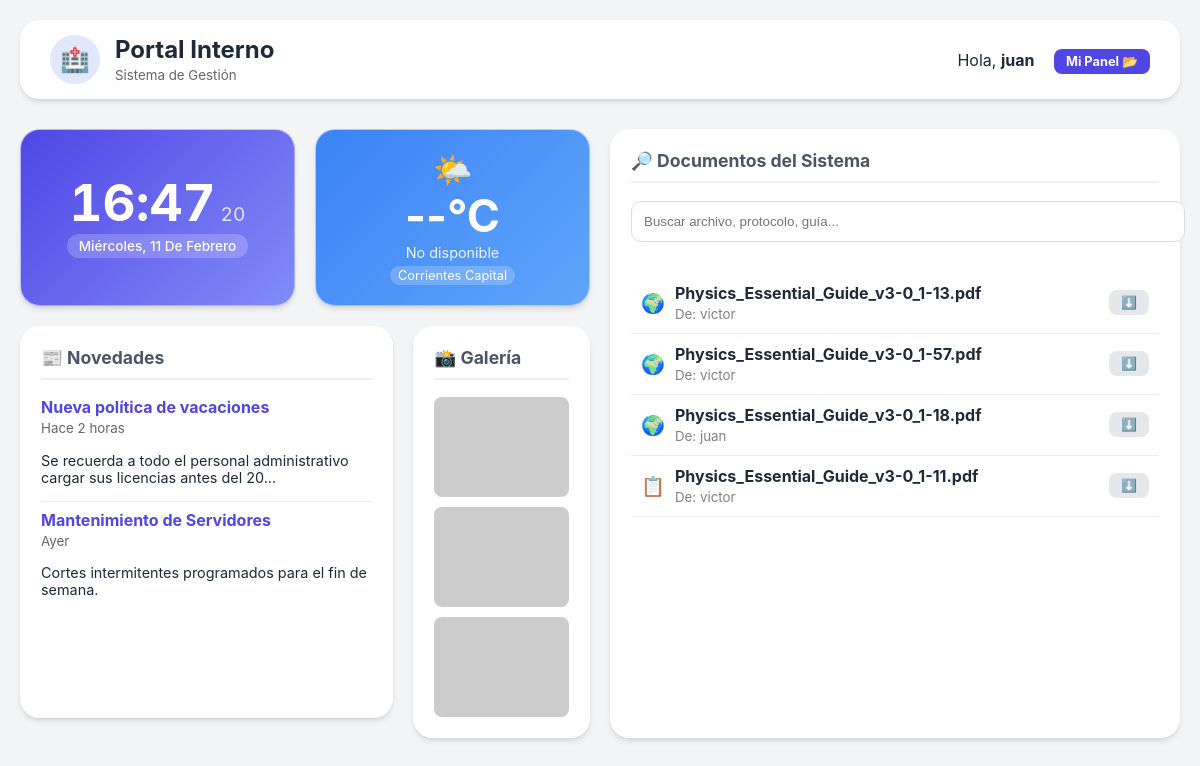
The app's page / (signed in) with its own data.
### app.py (models this page shows)
class User(UserMixin, db.Model):
    id = db.Column(db.Integer, primary_key=True)
    username = db.Column(db.String(150), unique=True, nullable=False)
    email = db.Column(db.String(150), unique=True, nullable=False)
    password = db.Column(db.String(150), nullable=False)
    role = db.Column(db.String(50), nullable=False, default='administrativo')
    files = db.relationship('File', backref='owner', lazy=True, cascade="all, delete-orphan")

class File(db.Model):
    id = db.Column(db.Integer, primary_key=True)
    filename = db.Column(db.String(300))
    user_id = db.Column(db.Integer, db.ForeignKey('user.id'))
    visibility = db.Column(db.String(50), default='private')

### app.py (the view)
@app.route('/')
def home():
    files = get_allowed_files(current_user)
    return render_template('home.html', files=files)

### app.py (called while the page is built)
@login_manager.user_loader
def load_user(user_id):
    return User.query.get(int(user_id))

def get_allowed_files(user):
    if user.is_authenticated and user.role == 'superadmin':
        return File.query.all()
    filters = [File.visibility == 'public'] # Todos ven lo público
    if user.is_authenticated:
        filters.append(File.owner == user)
        if user.role in ['medico', 'tecnico']:
            filters.append(File.visibility == 'salud')
        elif user.role == 'administrativo':
            filters.append(File.visibility == 'admin')
    return File.query.filter(db.or_(*filters)).all()

### templates/home.html (shortened to what this page needs)
<!DOCTYPE html>
<html lang="es">
<head>
    <link rel="stylesheet" href="{{ url_for('static', filename='style.css') }}">
</head>
<body>
    <div class="intranet-container">
        <div class="header-section">
            <div style="display: flex; align-items: center; gap: 15px;">
                <div style="background: #e0e7ff; padding: 10px; border-radius: 50%; font-size: 1.5rem;">🏥</div>
                <div>
                    <h2 style="margin: 0;">Portal Interno</h2>
                    <small style="color: #666;">Sistema de Gestión</small>
                </div>
            </div>
            <div>
                {% if current_user.is_authenticated %}
                    <span style="margin-right: 15px;">Hola, <b>{{ current_user.username }}</b></span>
                    <a href="/dashboard" class="btn-action btn-blue">Mi Panel 📂</a>
                {% else %}
                    <a href="/login" class="btn-action btn-blue">Iniciar Sesión 🔐</a>
                {% endif %}
            </div>
        </div>
        <div class="widget widget-time">
            <div class="clock-container">
                <div class="time-wrapper">
                    <span id="hours">--</span>:<span id="minutes">--</span>
                    <span id="seconds" class="seconds-small">00</span>
                </div>
                <div id="date" class="date-badge">Cargando fecha...</div>
            </div>
        </div>
        <div class="widget widget-weather">
            <div style="font-size: 2rem;">🌤️</div>
            <div id="weather-temp" class="weather-temp">--°C</div>
            <div id="weather-desc" class="weather-desc">Actualizando...</div>
            <div class="weather-loc">Corrientes Capital</div>
        </div>
        <div class="widget widget-files">
            <h3>🔎 Documentos del Sistema</h3>
            <input type="text" id="searchInput" class="search-input" placeholder="Buscar archivo, protocolo, guía..." autocomplete="off">
            <ul class="file-list">
                {% for file in files %}
                    <li class="file-item">
                        <div style="display: flex; align-items: center; gap: 10px;">
                            <span style="font-size: 1.2rem;">
                                {% if file.visibility == 'public' %} 🌍
                                {% elif file.visibility == 'salud' %} 🏥
                                {% elif file.visibility == 'admin' %} 📋
                                {% else %} 🔒
                                {% endif %}
                            </span>
                            <div>
                                <strong>{{ file.filename }}</strong><br>
                                <small style="color: grey;">De: {{ file.owner.username }}</small>
                            </div>
                        </div>
                        <a href="{{ url_for('download', file_id=file.id) }}" class="btn-action" style="background: #e5e7eb; color: #333;">⬇️</a>
                    </li>
                {% else %}
                    <p style="text-align: center; color: #999; margin-top: 20px;">No hay archivos visibles.</p>
                {% endfor %}
            </ul>
        </div>
        <div class="widget widget-news">
            <h3>📰 Novedades</h3>
            <div style="margin-bottom: 15px;">
                <strong style="color: #4f46e5;">Nueva política de vacaciones</strong><br>
                <small style="color: #666;">Hace 2 horas</small>
                <p style="font-size: 0.9rem;">Se recuerda a todo el personal administrativo cargar sus licencias antes del 20...</p>
            </div>
            <hr style="border: 0; border-top: 1px solid #eee;">
            <div style="margin-bottom: 15px;">
                <strong style="color: #4f46e5;">Mantenimiento de Servidores</strong><br>
                <small style="color: #666;">Ayer</small>
                <p style="font-size: 0.9rem;">Cortes intermitentes programados para el fin de semana.</p>
            </div>
        </div>
        <div class="widget widget-photos">
            <h3>📸 Galería</h3>
            <div class="photo-grid">
                <img src="https://picsum.photos/200/200?random=1" alt="Foto 1">
                <img src="https://picsum.photos/200/200?random=2" alt="Foto 2">
                <img src="https://picsum.photos/200/200?random=3" alt="Foto 3">
            </div>
        </div>
    </div>
</body>
</html>

### static/style.css (style rules this page uses)
:root { --primary: #4f46e5; --bg-body: #f3f4f6; --card-bg: rgba(255, 255, 255, 0.95); --text-main: #1f2937; --shadow: 0 4px 6px -1px rgba(0, 0, 0, 0.1), 0 2px 4px -1px rgba(0, 0, 0, 0.06); }
body { font-family: 'Inter', system-ui, sans-serif; background-color: var(--bg-body); margin: 0; padding: 20px; color: var(--text-main); }
.intranet-container { max-width: 1200px; margin: 0 auto; display: grid; grid-template-columns: repeat(12, 1fr); gap: 20px; }
.header-section { grid-column: span 12; background: var(--card-bg); padding: 15px 30px; border-radius: 20px; display: flex; justify-content: space-between; align-items: center; box-shadow: var(--shadow); margin-bottom: 10px; }
.widget { background: var(--card-bg); border-radius: 20px; padding: 20px; box-shadow: var(--shadow); border: 1px solid rgba(255,255,255,0.5); }
.widget h3 { margin-top: 0; border-bottom: 2px solid #f0f0f0; padding-bottom: 10px; font-size: 1.1rem; color: #4b5563; }
.widget-time { grid-column: span 3; background: linear-gradient(135deg, #4f46e5, #818cf8); color: white; display: flex; flex-direction: column; justify-content: center; align-items: center; padding: 15px; }
.clock-container { text-align: center; }
.time-wrapper { font-size: 3.2rem; font-weight: 700; line-height: 1; margin-bottom: 5px; font-variant-numeric: tabular-nums; display: flex; justify-content: center; align-items: baseline; }
.seconds-small { font-size: 1.2rem; opacity: 0.8; margin-left: 5px; font-weight: 400; }
.date-badge { background: rgba(255, 255, 255, 0.2); padding: 4px 12px; border-radius: 20px; font-size: 0.85rem; font-weight: 500; text-transform: capitalize; }
.widget-weather { grid-column: span 3; background: linear-gradient(135deg, #3b82f6, #60a5fa); color: white; display: flex; flex-direction: column; justify-content: center; align-items: center; text-align: center; }
.weather-temp { font-size: 2.8rem; font-weight: 700; line-height: 1; margin: 5px 0; }
.weather-desc { font-size: 0.9rem; opacity: 0.9; }
.weather-loc { font-size: 0.8rem; background: rgba(255,255,255,0.2); padding: 2px 8px; border-radius: 10px; margin-top: 5px; }
.widget-files { grid-column: span 6; grid-row: span 2; }
.widget-news { grid-column: span 4; height: 350px; overflow-y: auto; }
.widget-photos { grid-column: span 2; }
.search-input { width: 100%; padding: 12px; border-radius: 10px; border: 1px solid #ddd; margin-bottom: 15px; }
.file-list { list-style: none; padding: 0; max-height: 400px; overflow-y: auto; }
.file-item { display: flex; justify-content: space-between; padding: 10px; border-bottom: 1px solid #eee; align-items: center; }
.btn-action { padding: 5px 12px; border-radius: 8px; border: none; cursor: pointer; color: white; font-weight: bold; text-decoration: none; font-size: 0.8rem; }
.btn-blue { background-color: var(--primary); }
.photo-grid { display: grid; grid-template-columns: 1fr; gap: 10px; }
.photo-grid img { width: 100%; height: 100px; object-fit: cover; border-radius: 8px; }

### records on screen
User: username "juan"
File: filename "Physics_Essential_Guide_v3-0_1-13.pdf", owner.username "victor"
File: filename "Physics_Essential_Guide_v3-0_1-57.pdf", owner.username "victor"
File: filename "Physics_Essential_Guide_v3-0_1-18.pdf", owner.username "juan"
File: filename "Physics_Essential_Guide_v3-0_1-11.pdf", owner.username "victor"
